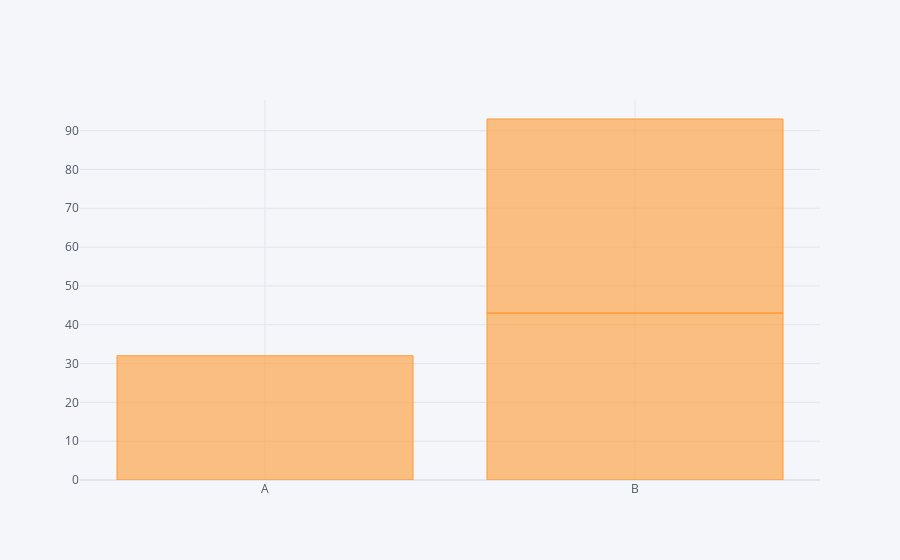

Write notebook code for a chart like this one.
### Markdown cell above
Bar Plot

### Code cell
df2.iplot(kind='bar',x='Categary',y='Values')

### Figure 1 — Plotly figure (JSON) as saved in the notebook; plotly's stock layout.template omitted (floating-point values rounded to 4 significant figures)
{"data": [{"marker": {"color": "rgba(255, 153, 51, 0.6)", "line": {"color": "rgba(255, 153, 51, 1.0)", "width": 1}}, "name": "Values", "orientation": "v", "text": "", "type": "bar", "x": ["A", "B", "B"], "y": [32, 43, 50]}], "layout": {"legend": {"bgcolor": "#F5F6F9", "font": {"color": "#4D5663"}}, "paper_bgcolor": "#F5F6F9", "plot_bgcolor": "#F5F6F9", "title": {"font": {"color": "#4D5663"}}, "xaxis": {"gridcolor": "#E1E5ED", "showgrid": true, "tickfont": {"color": "#4D5663"}, "title": {"font": {"color": "#4D5663"}, "text": ""}, "zerolinecolor": "#E1E5ED"}, "yaxis": {"gridcolor": "#E1E5ED", "showgrid": true, "tickfont": {"color": "#4D5663"}, "title": {"font": {"color": "#4D5663"}, "text": ""}, "zerolinecolor": "#E1E5ED"}}}
